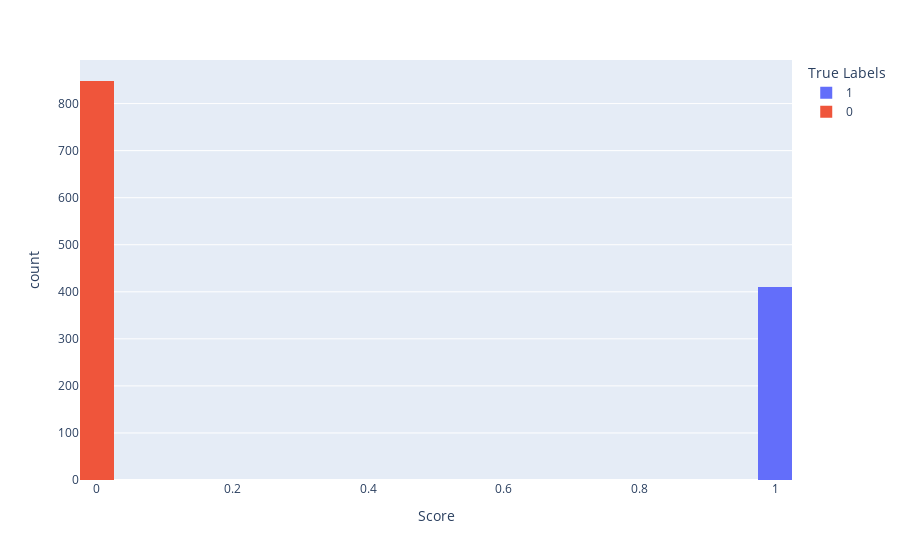

Source (notebook cell):
### Code cell
fpr, tpr, thresholds = roc_curve(y_test, l1_preds)

# need probability scores for this step

fig_hist = px.histogram(
    x=l1_preds, color=y_test, nbins=50,
    labels=dict(color='True Labels', x='Score')
)
fig_hist.show()

### Figure 1 — Plotly figure (JSON) as saved in the notebook; plotly's stock layout.template omitted (floating-point values rounded to 4 significant figures; data arrays with more than 128 entries replaced by an {"elided": "..."} marker saying what was removed)
{"data": [{"alignmentgroup": "True", "bingroup": "x", "hovertemplate": "True Labels=1<br>Score=%{x}<br>count=%{y}<extra></extra>", "legendgroup": "1", "marker": {"color": "#636efa", "pattern": {"shape": ""}}, "name": "1", "nbinsx": 50, "offsetgroup": "1", "orientation": "v", "showlegend": true, "type": "histogram", "x": {"elided": "411 int values"}, "xaxis": "x", "yaxis": "y"}, {"alignmentgroup": "True", "bingroup": "x", "hovertemplate": "True Labels=0<br>Score=%{x}<br>count=%{y}<extra></extra>", "legendgroup": "0", "marker": {"color": "#EF553B", "pattern": {"shape": ""}}, "name": "0", "nbinsx": 50, "offsetgroup": "0", "orientation": "v", "showlegend": true, "type": "histogram", "x": {"elided": "848 int values"}, "xaxis": "x", "yaxis": "y"}], "layout": {"barmode": "relative", "legend": {"title": {"text": "True Labels"}, "tracegroupgap": 0}, "margin": {"t": 60}, "xaxis": {"anchor": "y", "domain": [0, 1], "title": {"text": "Score"}}, "yaxis": {"anchor": "x", "domain": [0, 1], "title": {"text": "count"}}}}
